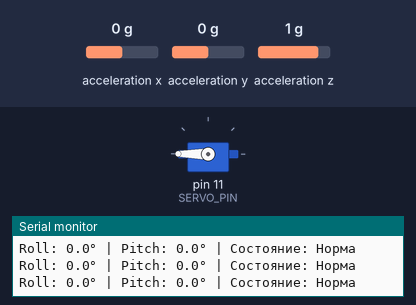
A sketch run on a simulated Arduino Uno, built with avr-gcc and run on an emulated ATmega328P. On the bench: servo, the last lines printed to the serial monitor. Wiring (inferred from the names in the program): MPU-6050 motion sensor at I2C address 0x68. Inputs (shaded band) come from the test bench; at power-on: acceleration z 1 g, acceleration x 0 g, acceleration y 0 g.

Above: at 1.2 s.
1.3 s: acceleration z set to 0.1 g
4.3 s: acceleration z set to -0.2 g
At 5.6 s:
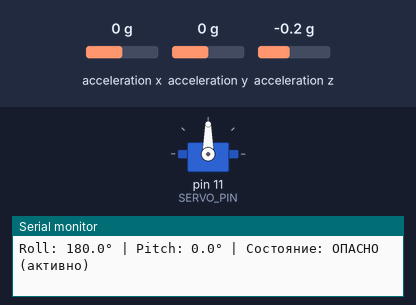
Timing chart, 0 to 7.3 s (numbered marks = the images above; inputs shaded):
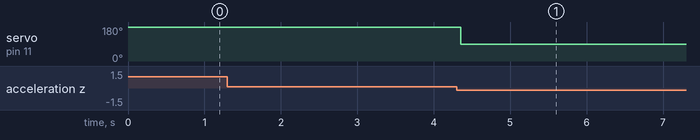

The sketch:

dungerous_angle_auto_stop.ino
```cpp
#include <Wire.h>
#include <math.h>
#include <Servo.h>

// Конфигурация
const int MPU_ADDR = 0x68;     // Адрес MPU-6050
const int SERVO_PIN = 11;      // Пин сервопривода
const float DANGEROUS_ANGLE = 70.0; // Порог опасного наклона

// Настройки сервопривода
const int SAFE_POSITION = 180; // Положение "безопасно"
const int ALERT_POSITION = 90; // Положение "опасность"
const int SERVO_SPEED_DELAY = 1; // Задержка между шагами (меньше = быстрее)

Servo protectionServo;          // Объект сервопривода
int currentServoPosition = SAFE_POSITION; // Текущая позиция
bool lastAlertState = false;    // Предыдущее состояние

void setup() {
  Serial.begin(115200);
  Wire.begin();

  // Инициализация сервопривода
  protectionServo.attach(SERVO_PIN);
  protectionServo.write(SAFE_POSITION);

  // Настройка MPU-6050
  Wire.beginTransmission(MPU_ADDR);
  Wire.write(0x6B); // PWR_MGMT_1
  Wire.write(0);    // Выход из sleep-режима
  Wire.endTransmission(true);

  Serial.println("=== СИСТЕМА ЗАЩИТЫ КВАДРОЦИКЛА ===");
  Serial.println("Инициализация завершена");
  Serial.print("Порог срабатывания: ");
  Serial.print(DANGEROUS_ANGLE);
  Serial.println("°");
}

void loop() {
  // Чтение данных с акселерометра
  Wire.beginTransmission(MPU_ADDR);
  Wire.write(0x3B); // Начиная с регистра 0x3B
  Wire.endTransmission(false);
  Wire.requestFrom(MPU_ADDR, 6, true); // Запрашиваем 6 байт

  // Получаем значения осей
  int16_t accelX = Wire.read() << 8 | Wire.read();
  int16_t accelY = Wire.read() << 8 | Wire.read();
  int16_t accelZ = Wire.read() << 8 | Wire.read();

  // Конвертируем в g (для ±2g диапазона)
  const float LSB_PER_G = 16384.0;
  float Ax = accelX / LSB_PER_G;
  float Ay = accelY / LSB_PER_G;
  float Az = accelZ / LSB_PER_G;

  // Вычисляем углы наклона
  float roll = atan2(Ay, Az) * 180.0 / PI;
  float pitch = atan2(-Ax, sqrt(Ay*Ay + Az*Az)) * 180.0 / PI;

  // Определяем опасное состояние
  bool isDangerNow = (abs(roll) >= DANGEROUS_ANGLE) ||
                    (abs(pitch) >= DANGEROUS_ANGLE);

  // Выводим текущие углы
  Serial.print("Roll: ");
  Serial.print(roll, 1);
  Serial.print("° | Pitch: ");
  Serial.print(pitch, 1);
  Serial.print("° | Состояние: ");

  // Оповещение об изменении состояния
  if (isDangerNow != lastAlertState) {
    if (isDangerNow) {
      Serial.println("ОПАСНО! Активация защиты!");
    } else {
      Serial.println("Норма. Защита отключена");
    }
    lastAlertState = isDangerNow;
  } else {
    Serial.println(isDangerNow ? "ОПАСНО (активно)" : "Норма");
  }

  // Управление сервоприводом (быстрое перемещение)
  int targetPos = isDangerNow ? ALERT_POSITION : SAFE_POSITION;

  if (currentServoPosition != targetPos) {
    // Мгновенный переход (максимальная скорость)
    protectionServo.write(targetPos);
    currentServoPosition = targetPos;

    // Либо для плавного, но быстрого перемещения:
    // int step = (targetPos > currentServoPosition) ? 5 : -5;
    // protectionServo.write(currentServoPosition + step);
    // currentServoPosition += step;
    // delay(SERVO_SPEED_DELAY);
  }

  delay(50); // Общая задержка цикла
}
```

Measured:
- the behaviour switches between 0 and -0.1 g on acceleration z (found by bisection; images 0 and 1)
- after the input at 4.3 s, servo on pin 11 (SERVO_PIN): 180° → 90° after 0.05 s
